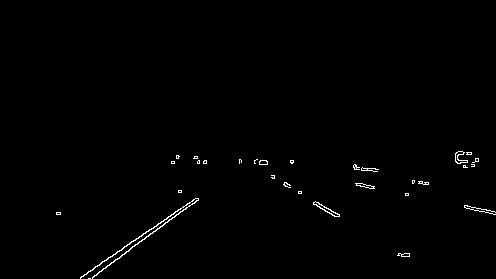
#> input picture Transformation4.jpg, 496 x 279 px
$ jupyter execute Transformation5.ipynb   (shell and % lines are left out)
#> lines starting #> are read from the running program, lines starting #| are printed output that depends on the picture; after the words box and inside, x2 and y2 are one past the last pixel; in counts of white or black regions, pixels touching at a corner belong together
[cell 1]
import matplotlib.pyplot as plt
import matplotlib.image as mpimg
import numpy as np
import cv2

def region_of_interest(img, vertices):
    """
    Applies an image mask.

    Only keeps the region of the image defined by the polygon
    formed from `vertices`. The rest of the image is set to black.
    """
    #defining a blank mask to start with
    mask = np.zeros_like(img)

    #defining a 3 channel or 1 channel color to fill the mask with depending on the input image
    if len(img.shape) > 2:
        channel_count = img.shape[2]  # i.e. 3 or 4 depending on your image
        ignore_mask_color = (255,) * channel_count
    else:
        ignore_mask_color = 255

    #filling pixels inside the polygon defined by "vertices" with the fill color
    cv2.fillPoly(mask, vertices, ignore_mask_color)

    #returning the image only where mask pixels are nonzero
    masked_image = cv2.bitwise_and(img, mask)
    return masked_image

# Region-of-interest vertices
# We want a trapezoid shape, with bottom edge at the bottom of the image
trap_bottom_width = 0.85  # width of bottom edge of trapezoid, expressed as percentage of image width
trap_top_width = 0.07  # ditto for top edge of trapezoid
trap_height = 0.4  # height of the trapezoid expressed as percentage of image height
image_in = mpimg.imread('Transformation4.jpg')
#> image_in is the input picture: shape (279, 496, 3); min 0, max 255, mean 1.9
image = mpimg.imread('Transformation1.jpg')
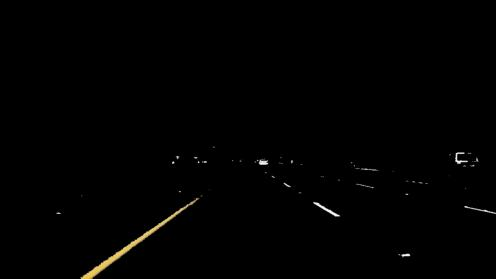
#> input picture Transformation1.jpg, 496 x 279 px
#> image is the input picture: shape (279, 496, 3); mean R, G, B 1.6, 1.5, 1.1
imshape = image.shape
#> imshape = (279, 496, 3)
vertices = np.array([[\
    ((imshape[1] * (1 - trap_bottom_width)) // 2, imshape[0]),\
    ((imshape[1] * (1 - trap_top_width)) // 2, imshape[0] - imshape[0] * trap_height),\
    (imshape[1] - (imshape[1] * (1 - trap_top_width)) // 2, imshape[0] - imshape[0] * trap_height),\
    (imshape[1] - (imshape[1] * (1 - trap_bottom_width)) // 2, imshape[0])]]\
    , dtype=np.int32)
masked_edges = region_of_interest(image_in, vertices)
#> in region_of_interest, `cv2.fillPoly(mask, vertices, ignore_mask_color)`:
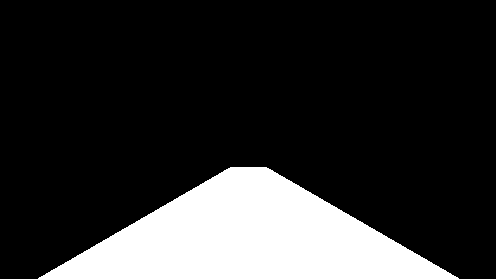
#> mask: shape (279, 496, 3); 18.6% white; 1 white region, box (x1, y1, x2, y2) and area: (38, 167, 459, 279) 25729
plt.imshow(masked_edges, cmap='gray')
plt.axis('off')
transformation = plt.imshow
plt.savefig('Transformation5.jpg',bbox_inches='tight',transparent=True, pad_inches=0)
